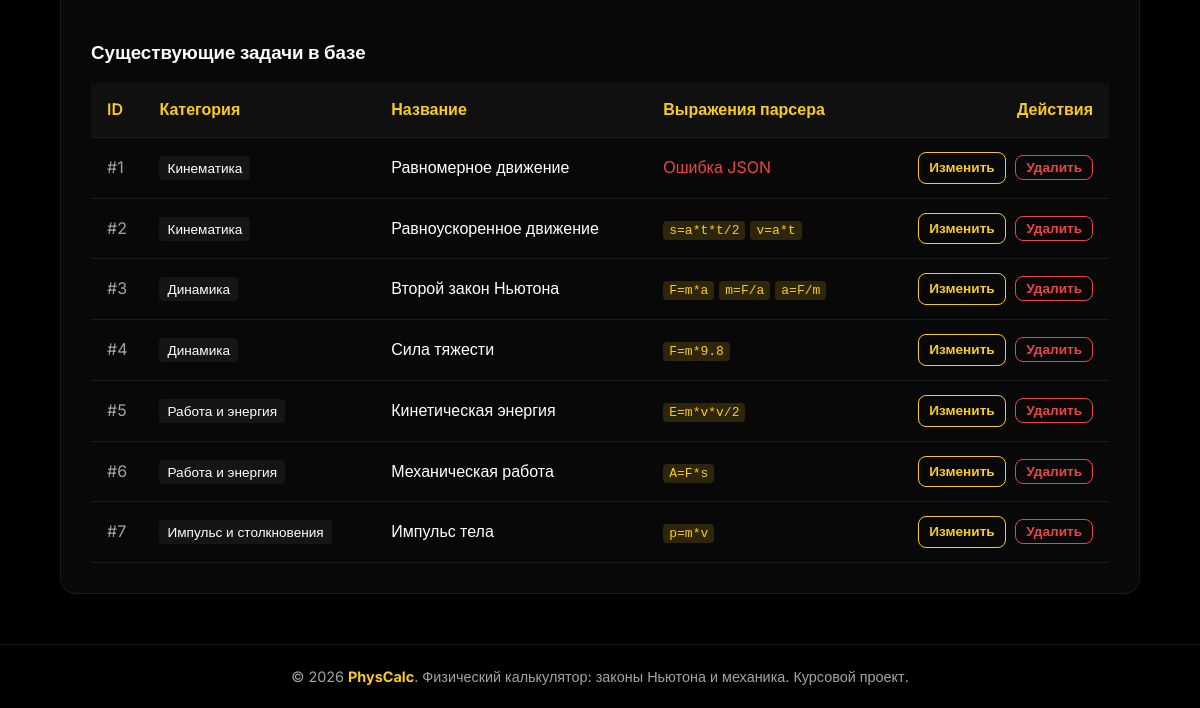
The app's page /admin/problems.php (signed in, lower part), older data.
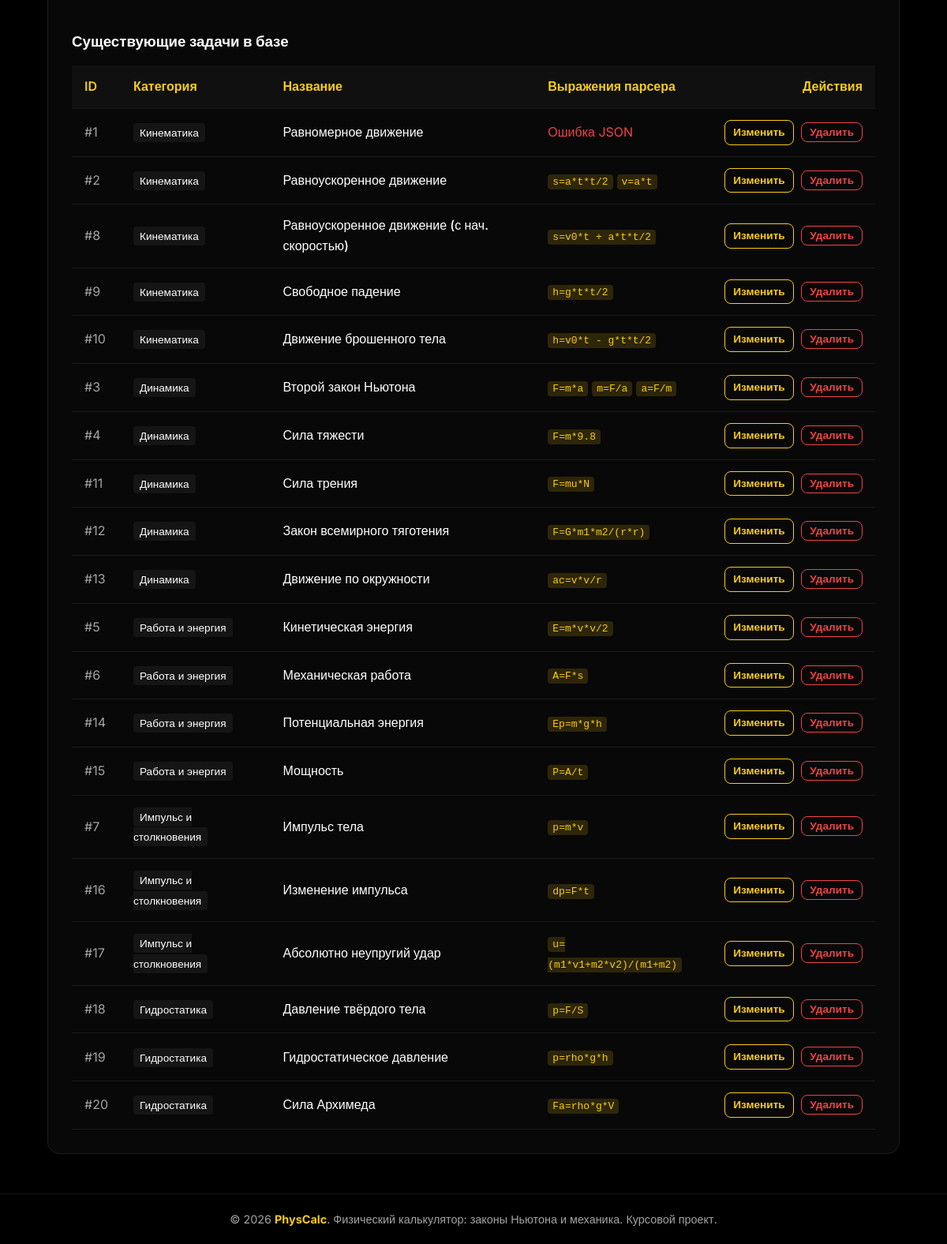
The same page, newer data.
### tables this page shows
CREATE TABLE IF NOT EXISTS problem_types (
    id INT AUTO_INCREMENT PRIMARY KEY,
    category_id INT NOT NULL,
    name VARCHAR(100) NOT NULL,
    description TEXT,
    formula_text TEXT,
    formula_expression TEXT,
    input_fields JSON,
    output_fields JSON,
    sort_order INT DEFAULT 0,
    FOREIGN KEY (category_id) REFERENCES problem_categories(id) ON DELETE CASCADE
);

CREATE TABLE IF NOT EXISTS problem_categories (
    id INT AUTO_INCREMENT PRIMARY KEY,
    name VARCHAR(100) NOT NULL,
    description TEXT,
    sort_order INT DEFAULT 0
);

### admin/problems.php (the view, shortened to what this page needs)
<?php
require_once __DIR__ . '/../includes/db.php';
$problems = $pdo->query("
    SELECT pt.*, pc.name as cat_name
    FROM problem_types pt
    JOIN problem_categories pc ON pt.category_id = pc.id
    ORDER BY pc.sort_order, pt.sort_order
")->fetchAll();
require_once __DIR__ . '/../includes/header.php';
?>
<div class="glass-panel" style="padding: 30px; width: 100%; max-width: 1200px; margin: 0 auto;">
    <h3>Существующие задачи в базе</h3>
    <div style="overflow-x: auto;">
        <table class="glass-table" style="min-width: 900px; margin-top: 15px;">
            <thead>
                <tr>
                    <th style="width: 50px;">ID</th>
                    <th>Категория</th>
                    <th>Название</th>
                    <th>Выражения парсера</th>
                    <th style="text-align: right;">Действия</th>
                </tr>
            </thead>
            <tbody>
                <?php foreach($problems as $p): ?>
                    <tr>
                        <td style="color: var(--text-secondary);">#<?= $p['id'] ?></td>
                        <td><span style="background: rgba(255,255,255,0.05); padding: 4px 8px; border-radius: 4px; font-size: 0.85rem;"><?= htmlspecialchars($p['cat_name']) ?></span></td>
                        <td style="font-weight: 500; color: #fff;"><?= htmlspecialchars($p['name']) ?></td>
                        <td>
                            <?php
                                $expr = json_decode($p['formula_expression'], true);
                                if (is_array($expr)) {
                                    foreach ($expr as $k => $v) {
                                        echo "<code style='margin-right: 5px;'>{$k}={$v}</code>";
                                    }
                                } else {
                                    echo "<span style='color: #ef4444;'>Ошибка JSON</span>";
                                }
                            ?>
                        </td>
                        <td style="text-align: right; white-space: nowrap;">
                            <a href="/admin/problems.php?edit_id=<?= $p['id'] ?>" class="btn" style="background: transparent; border: 1px solid var(--primary-color); color: var(--primary-color); padding: 4px 10px; font-size: 0.85rem; margin-right: 5px;">Изменить</a>
                            <form method="POST" style="display: inline-block;" onsubmit="return confirm('Удалить задачу? Это приведет к удалению всех пользовательских задач, связанных с ней!');">
                                <button type="submit" class="btn" style="background: transparent; border: 1px solid #ef4444; color: #ef4444; padding: 4px 10px; font-size: 0.85rem;">Удалить</button>
                            </form>
                        </td>
                    </tr>
                <?php endforeach; ?>
            </tbody>
        </table>
    </div>
</div>
<?php require_once __DIR__ . '/../includes/footer.php'; ?>

Row changes from the older to the newer data that the page shows:
added problem_types: id "8", category.name "Кинематика", name "Равноускоренное движение (с нач. скоростью)", k "s", formula_expression "v0*t + a*t*t/2"
added problem_types: id "9", category.name "Кинематика", name "Свободное падение", k "h", formula_expression "g*t*t/2"
added problem_types: id "10", category.name "Кинематика", name "Движение брошенного тела", k "h", formula_expression "v0*t - g*t*t/2"
added problem_types: id "11", category.name "Динамика", name "Сила трения", k "F", formula_expression "mu*N"
added problem_types: id "12", category.name "Динамика", name "Закон всемирного тяготения", k "F", formula_expression "G*m1*m2/(r*r)"
added problem_types: id "13", category.name "Динамика", name "Движение по окружности", k "ac", formula_expression "v*v/r"
added problem_types: id "14", category.name "Работа и энергия", name "Потенциальная энергия", k "Ep", formula_expression "m*g*h"
added problem_types: id "15", category.name "Работа и энергия", name "Мощность", k "P", formula_expression "A/t"
added problem_types: id "16", category.name "Импульс и столкновения", name "Изменение импульса", k "dp", formula_expression "F*t"
added problem_types: id "17", category.name "Импульс и столкновения", name "Абсолютно неупругий удар", k "u", formula_expression "(m1*v1+m2*v2)/(m1+m2)"
added problem_types: id "18", category.name "Гидростатика", name "Давление твёрдого тела", k "p", formula_expression "F/S"
added problem_types: id "19", category.name "Гидростатика", name "Гидростатическое давление", k "p", formula_expression "rho*g*h"
added problem_types: id "20", category.name "Гидростатика", name "Сила Архимеда", k "Fa", formula_expression "rho*g*V"
